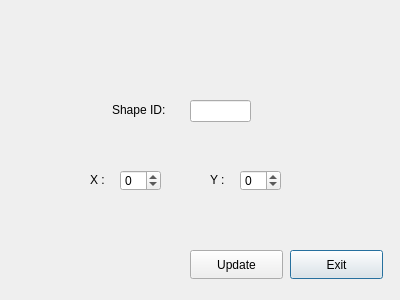
<?xml version="1.0" encoding="UTF-8"?>
<ui version="4.0">
 <class>move</class>
 <widget class="QDialog" name="move">
  <property name="geometry">
   <rect>
    <x>0</x>
    <y>0</y>
    <width>400</width>
    <height>300</height>
   </rect>
  </property>
  <property name="windowTitle">
   <string>Dialog</string>
  </property>
  <widget class="QLabel" name="label">
   <property name="geometry">
    <rect>
     <x>112</x>
     <y>100</y>
     <width>71</width>
     <height>20</height>
    </rect>
   </property>
   <property name="text">
    <string>Shape ID:</string>
   </property>
  </widget>
  <widget class="QSpinBox" name="yBox">
   <property name="geometry">
    <rect>
     <x>240</x>
     <y>170</y>
     <width>41</width>
     <height>21</height>
    </rect>
   </property>
   <property name="minimum">
    <number>-999</number>
   </property>
   <property name="maximum">
    <number>999</number>
   </property>
  </widget>
  <widget class="QSpinBox" name="xBox">
   <property name="geometry">
    <rect>
     <x>120</x>
     <y>170</y>
     <width>41</width>
     <height>21</height>
    </rect>
   </property>
   <property name="minimum">
    <number>-999</number>
   </property>
   <property name="maximum">
    <number>999</number>
   </property>
  </widget>
  <widget class="QLabel" name="label_2">
   <property name="geometry">
    <rect>
     <x>210</x>
     <y>170</y>
     <width>21</width>
     <height>20</height>
    </rect>
   </property>
   <property name="text">
    <string>Y :</string>
   </property>
  </widget>
  <widget class="QLabel" name="label_3">
   <property name="geometry">
    <rect>
     <x>90</x>
     <y>170</y>
     <width>21</width>
     <height>20</height>
    </rect>
   </property>
   <property name="text">
    <string>X :</string>
   </property>
  </widget>
  <widget class="QPushButton" name="exitButton">
   <property name="geometry">
    <rect>
     <x>290</x>
     <y>250</y>
     <width>93</width>
     <height>29</height>
    </rect>
   </property>
   <property name="text">
    <string>Exit</string>
   </property>
  </widget>
  <widget class="QPushButton" name="updateButton">
   <property name="geometry">
    <rect>
     <x>190</x>
     <y>250</y>
     <width>93</width>
     <height>29</height>
    </rect>
   </property>
   <property name="text">
    <string>Update</string>
   </property>
  </widget>
  <widget class="QLineEdit" name="idInput">
   <property name="geometry">
    <rect>
     <x>190</x>
     <y>100</y>
     <width>61</width>
     <height>22</height>
    </rect>
   </property>
  </widget>
 </widget>
 <resources/>
 <connections/>
</ui>
